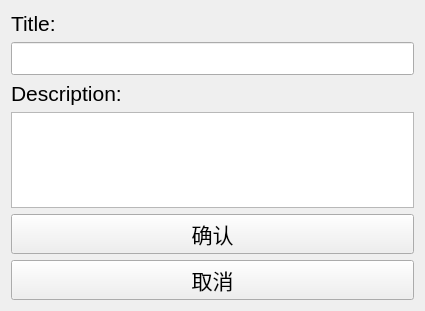
<?xml version="1.0" encoding="UTF-8"?>
<ui version="4.0">
 <class>Form</class>
 <widget class="QWidget" name="Form">
  <property name="geometry">
   <rect>
    <x>0</x>
    <y>0</y>
    <width>425</width>
    <height>300</height>
   </rect>
  </property>
  <property name="font">
   <font>
    <pointsize>16</pointsize>
   </font>
  </property>
  <property name="windowTitle">
   <string>Form</string>
  </property>
  <layout class="QVBoxLayout" name="verticalLayout">
   <item>
    <widget class="QLabel" name="label">
     <property name="font">
      <font>
       <pointsize>16</pointsize>
      </font>
     </property>
     <property name="text">
      <string>Title:</string>
     </property>
    </widget>
   </item>
   <item>
    <widget class="QLineEdit" name="lineEdit"/>
   </item>
   <item>
    <widget class="QLabel" name="label_2">
     <property name="font">
      <font>
       <pointsize>16</pointsize>
      </font>
     </property>
     <property name="text">
      <string>Description:</string>
     </property>
    </widget>
   </item>
   <item>
    <widget class="QTextEdit" name="textEdit">
     <property name="minimumSize">
      <size>
       <width>0</width>
       <height>96</height>
      </size>
     </property>
    </widget>
   </item>
   <item>
    <widget class="QPushButton" name="pushButton_2">
     <property name="text">
      <string>确认</string>
     </property>
    </widget>
   </item>
   <item>
    <widget class="QPushButton" name="pushButton">
     <property name="text">
      <string>取消</string>
     </property>
    </widget>
   </item>
  </layout>
 </widget>
 <resources/>
 <connections/>
</ui>
